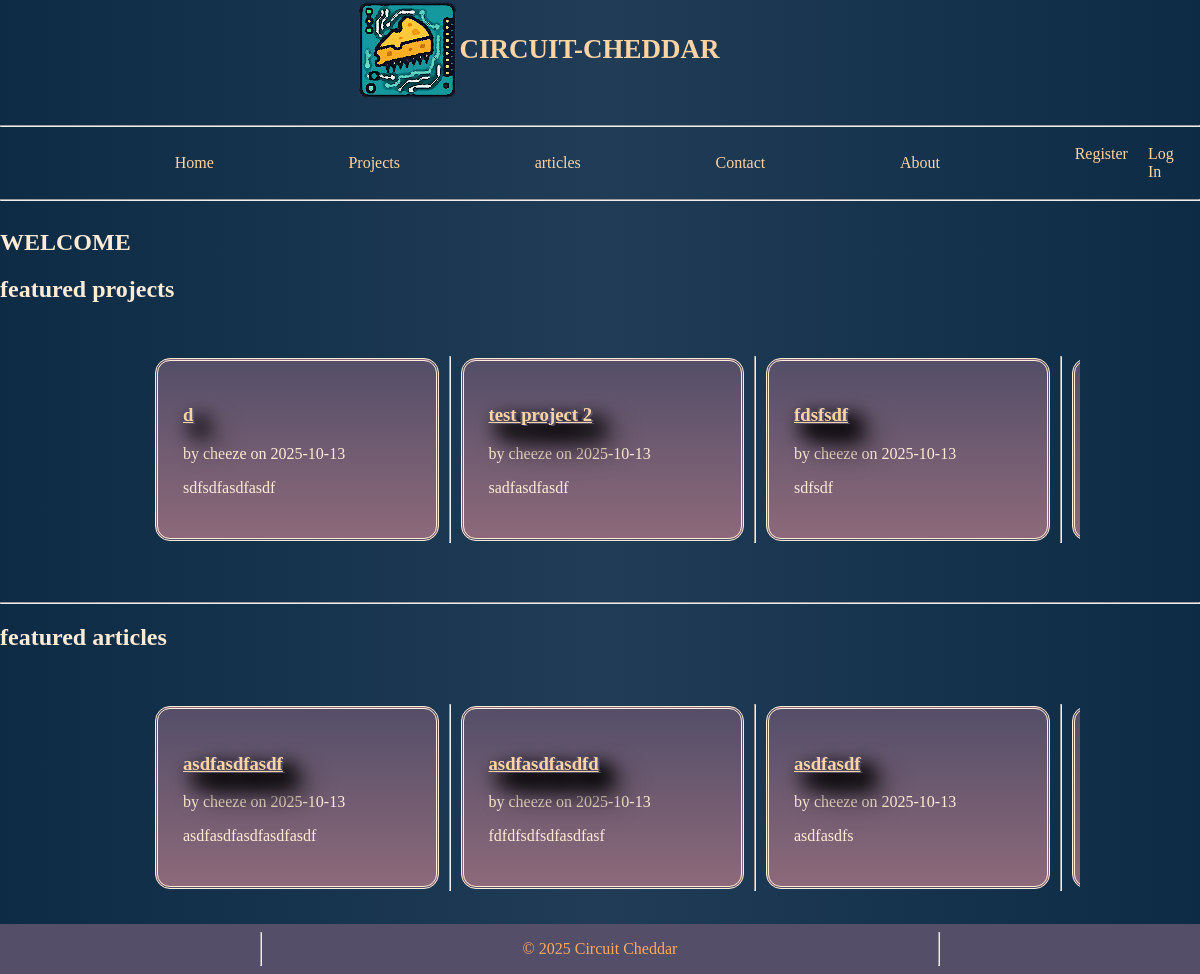
Before: / with the older database file.
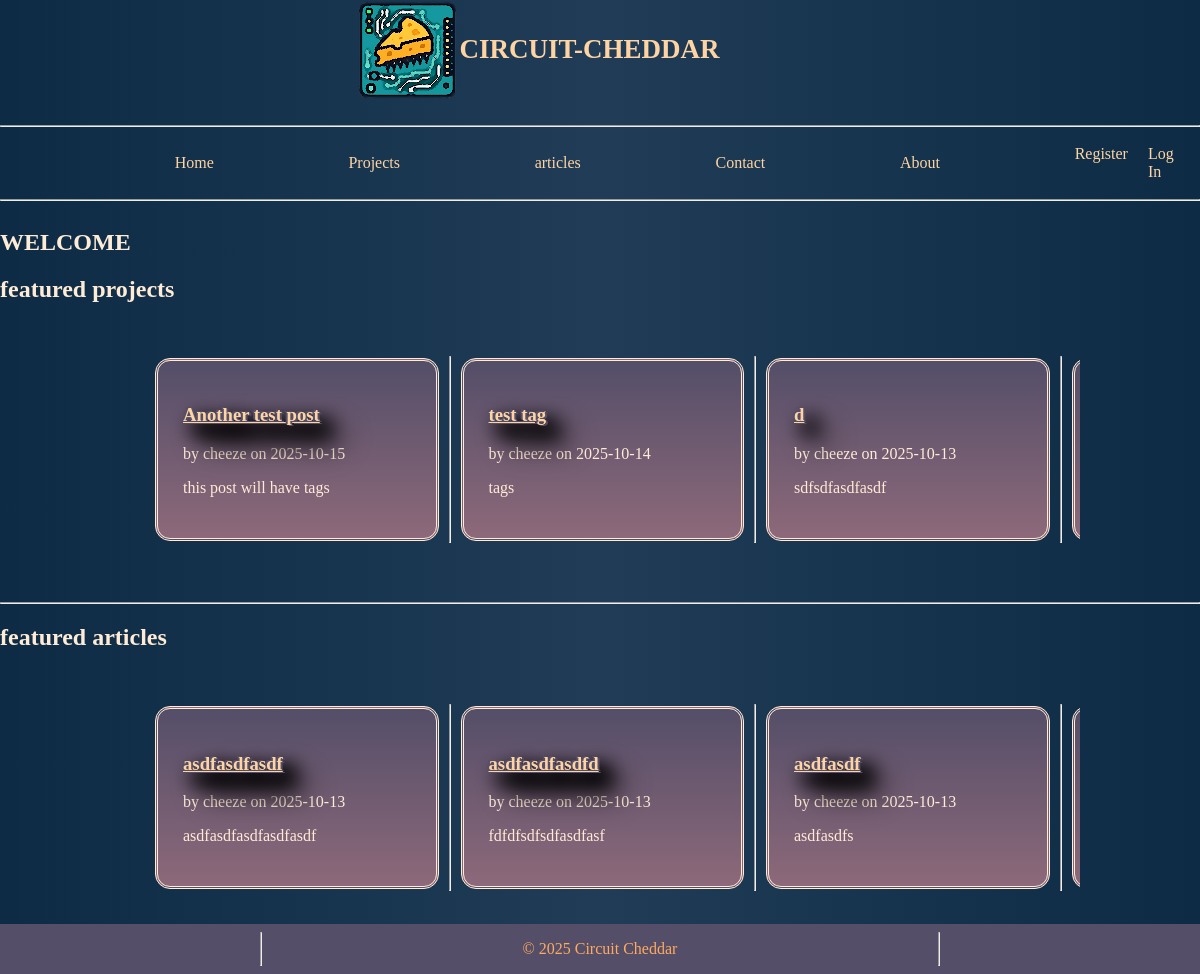
After: the same page with the newer database file.
### tables this page shows
CREATE TABLE post (
    id INTEGER PRIMARY KEY AUTOINCREMENT,
    author_id INTEGER NOT NULL,
    type TEXT NOT NULL DEFAULT 'PROJECT',
    created TIMESTAMP NOT NULL DEFAULT CURRENT_TIMESTAMP,
    title TEXT NOT NULL,
    description TEXT NOT NULL,
    body TEXT NOT NULL,
    thumbnail TEXT,
    FOREIGN KEY (author_id) REFERENCES user (id)
);

CREATE TABLE user (
    id INTEGER PRIMARY KEY AUTOINCREMENT,
    username TEXT UNIQUE NOT NULL,
    password TEXT NOT NULL,
    email TEXT NOT NULL,
    role TEXT NOT NULL DEFAULT 'USER'
);

### app/home.py (the view)
@bp.route('/')
def index():
    db = get_db()
    posts = db.execute(
        'SELECT p.id, title, description, body, type, created, author_id, username'
        ' FROM post p JOIN user u ON p.author_id = u.id'
        ' ORDER BY created DESC'
    ).fetchall()
    return render_template('home/index.html', posts=posts)

### app/auth.py (called while the page is built)
@bp.before_app_request
def load_logged_in_user():
    user_id = session.get('user_id')
    if user_id is None:
        g.user = None
    else:
        g.user = get_db().execute('SELECT * FROM user WHERE id = ?',(user_id,)).fetchone()

### app/db.py (called while the page is built)
def get_db():
    if 'db' not in g:
        g.db = sqlite3.connect(
            current_app.config['DATABASE'],
            detect_types=sqlite3.PARSE_DECLTYPES
        )
        g.db.row_factory = sqlite3.Row
    return g.db

### app/templates/home/index.html (shortened to what this page needs)
{% extends 'base.html' %}
{% block header %}
  <h1>{% block title %}WELCOME{% endblock %}</h1>
{% endblock %}
{% block content %}
<h1>featured projects</h1>
<div class="scrolling-wrapper">
  {% for post in posts %}
    {% if post['type'] == 'PROJECT' %}
    <div class="card">
    <article class="post">
      <header>
        <div>
          <h1><a href="{{ url_for('app/projects.project', id=post['id']) }}">{{ post['title'] }}</a> </h1>
          <div class="about">by {{ post['username'] }} on {{ post['created'].strftime('%Y-%m-%d') }}</div>
        </div>
      </header>
        <span><p>{{ post['description'] }}</p></span>
    </article>
    </div>
    {% if not loop.last %}
      <hr>
    {% endif %}
    {% endif %}
  {% endfor %}
</div>
<br>
<hr>
<h1>featured articles</h1>
<div class="scrolling-wrapper">
  {% for post in posts %}
    {% if post['type'] == 'ARTICLE' %}
    <div class="card">
    <article class="post">
      <header>
        <div>
          <h1><a href="{{ url_for('app/projects.project', id=post['id']) }}">{{ post['title'] }}</a> </h1>
          <div class="about">by {{ post['username'] }} on {{ post['created'].strftime('%Y-%m-%d') }}</div>
        </div>
      </header>
        <span><p>{{ post['description'] }}</p></span>
    </article>
    </div>
    {% if not loop.last %}
      <hr>
    {% endif %}
    {% endif %}
  {% endfor %}
</div>
{% endblock %}

Changed rows visible on the page:
no longer on this page (row unchanged): post: title "test project 2", username "cheeze", created "2025-10-13", description "sadfasdfasdf", shown under "featured projects"
no longer on this page (row unchanged): post: title "fdsfsdf", username "cheeze", created "2025-10-13", description "sdfsdf", shown under "featured projects"
added post: title "Another test post", username "cheeze", created "2025-10-15", description "this post will have tags", shown under "featured projects"
added post: title "test tag", username "cheeze", created "2025-10-14", description "tags", shown under "featured projects"
